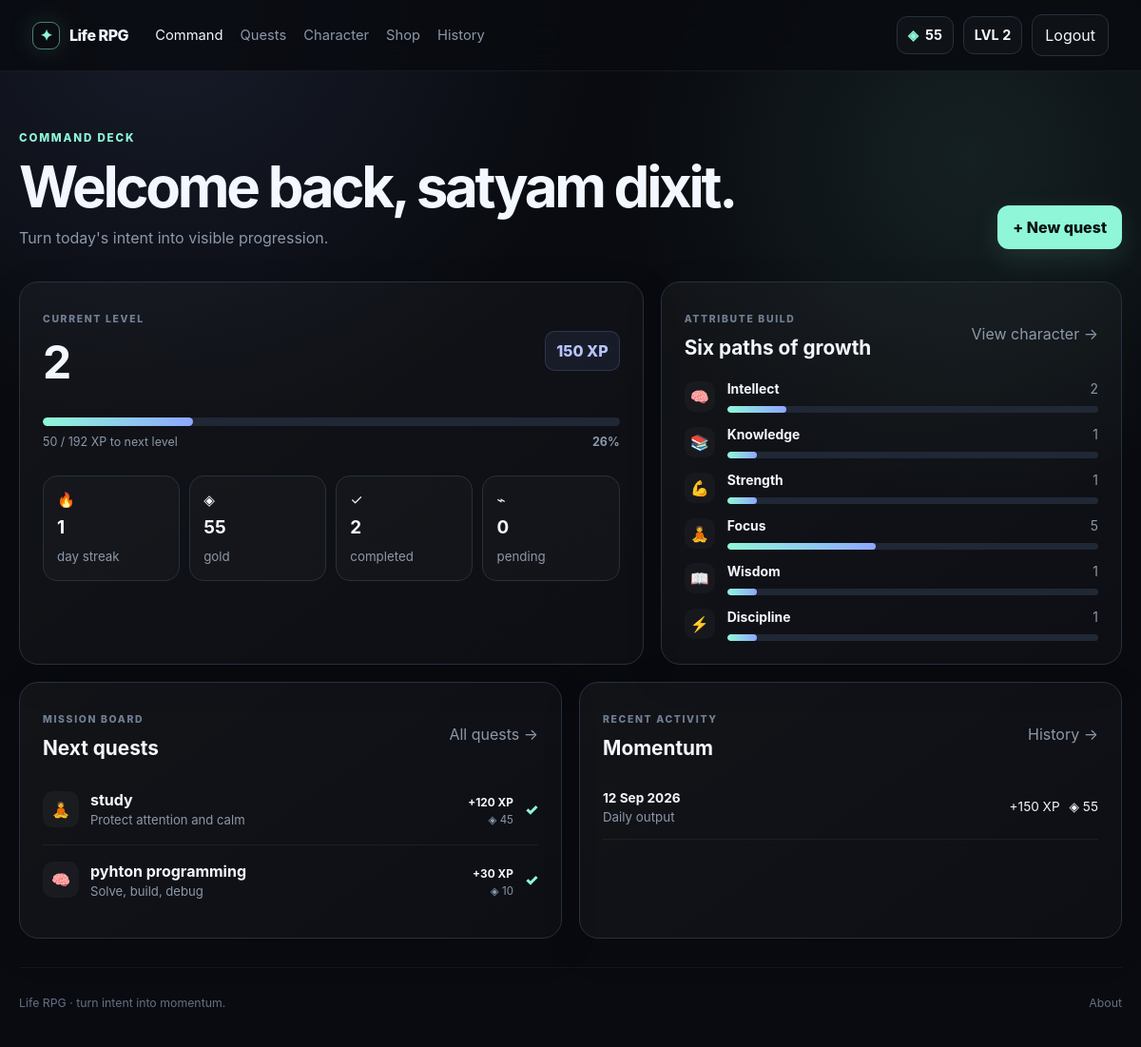
The app's page /dashboard (signed in) with its own data.
### app.py (models this page shows)
class Base(DeclarativeBase):
    pass

class User(Base):
    __tablename__ = "users"
    id: Mapped[int] = mapped_column(Integer, primary_key=True)
    name: Mapped[str] = mapped_column(String(80), nullable=False)
    email: Mapped[str] = mapped_column(String(255), unique=True, nullable=False, index=True)
    password_hash: Mapped[str] = mapped_column(String(255), nullable=False)
    xp: Mapped[int] = mapped_column(Integer, default=0, nullable=False)
    level: Mapped[int] = mapped_column(Integer, default=1, nullable=False)
    gold: Mapped[int] = mapped_column(Integer, default=0, nullable=False)
    streak: Mapped[int] = mapped_column(Integer, default=0, nullable=False)
    last_activity: Mapped[date | None] = mapped_column(nullable=True)
    created_at: Mapped[datetime] = mapped_column(DateTime(timezone=True), default=lambda: datetime.now(timezone.utc), nullable=False)
    theme: Mapped[str] = mapped_column(String(32), default="default", nullable=False)
    attributes: Mapped["Attributes"] = relationship(back_populates="user", cascade="all, delete-orphan", uselist=False)
    quests: Mapped[list["Quest"]] = relationship(back_populates="user", cascade="all, delete-orphan")
    activities: Mapped[list["ActivityLog"]] = relationship(back_populates="user", cascade="all, delete-orphan")
    inventory: Mapped[list["Inventory"]] = relationship(back_populates="user", cascade="all, delete-orphan")

class Quest(Base):
    __tablename__ = "quests"
    id: Mapped[int] = mapped_column(Integer, primary_key=True)
    user_id: Mapped[int] = mapped_column(ForeignKey("users.id", ondelete="CASCADE"), nullable=False, index=True)
    title: Mapped[str] = mapped_column(String(140), nullable=False)
    description: Mapped[str] = mapped_column(Text, default="", nullable=False)
    category: Mapped[str] = mapped_column(String(20), nullable=False)
    difficulty: Mapped[str] = mapped_column(String(20), nullable=False)
    status: Mapped[str] = mapped_column(String(20), default="pending", nullable=False)
    xp_reward: Mapped[int] = mapped_column(Integer, nullable=False)
    gold_reward: Mapped[int] = mapped_column(Integer, nullable=False)
    created_at: Mapped[datetime] = mapped_column(DateTime(timezone=True), default=lambda: datetime.now(timezone.utc), nullable=False)
    completed_at: Mapped[datetime | None] = mapped_column(DateTime(timezone=True), nullable=True)
    user: Mapped[User] = relationship(back_populates="quests")

### app.py (the view)
@app.route("/dashboard")
@login_required
def dashboard():
    s = db()
    quests = s.scalars(select(Quest).where(Quest.user_id == g.user.id).order_by(Quest.status.asc(), Quest.created_at.desc()).limit(8)).all()
    activities = s.execute(
        select(ActivityLog.activity_date, func.sum(ActivityLog.xp_earned).label("xp"), func.sum(ActivityLog.gold_earned).label("gold"))
        .where(ActivityLog.user_id == g.user.id)
        .group_by(ActivityLog.activity_date)
        .order_by(ActivityLog.activity_date.desc())
        .limit(7)
    ).all()
    current, needed, pct = level_progress(g.user.xp, g.user.level)
    completed_count = s.scalar(select(func.count(Quest.id)).where(Quest.user_id == g.user.id, Quest.status == "completed")) or 0
    pending_count = s.scalar(select(func.count(Quest.id)).where(Quest.user_id == g.user.id, Quest.status == "pending")) or 0
    return render_template("dashboard.html", quests=quests, attrs=user_attrs(g.user), activities=activities, xp_current=current, xp_needed=needed, xp_pct=pct, completed_count=completed_count, pending_count=pending_count)

### app.py (called while the page is built)
def db():
    if "db" not in g:
        g.db = Session(engine)
    return g.db

def level_threshold(level: int) -> int:
    return 0 if level <= 1 else int(100 * ((level - 1) ** 1.55))

def level_progress(xp: int, level: int):
    current_floor = level_threshold(level)
    next_floor = level_threshold(level + 1)
    needed = max(1, next_floor - current_floor)
    current = max(0, xp - current_floor)
    return current, needed, min(100, round(current / needed * 100))

def get_csrf_token():
    token = session.get("csrf_token")
    if not token:
        token = secrets.token_urlsafe(32)
        session["csrf_token"] = token
    return token

@app.context_processor
def inject_helpers():
    return {
        "csrf_token": get_csrf_token(),
        "level_threshold": level_threshold,
        "level_progress": level_progress,
        "category_map": CATEGORY_MAP,
        "difficulty_rewards": DIFFICULTY_REWARDS,
    }

@app.before_request
def load_user():
    g.user = None
    user_id = session.get("user_id")
    if user_id:
        g.user = db().get(User, user_id)
    if request.method == "POST" and request.endpoint not in {"static", "health"}:
        require_csrf()

@app.after_request
def security_headers(response):
    response.headers["X-Content-Type-Options"] = "nosniff"
    response.headers["X-Frame-Options"] = "DENY"
    response.headers["Referrer-Policy"] = "strict-origin-when-cross-origin"
    if IS_PRODUCTION:
        response.headers["Strict-Transport-Security"] = "max-age=31536000; includeSubDomains"
    return response

def login_required(view):
    @wraps(view)
    def wrapped(*args, **kwargs):
        if not g.user:
            flash("Log in to continue your adventure.", "warning")
            return redirect(url_for("login"))
        return view(*args, **kwargs)
    return wrapped

def user_attrs(user: User):
    if not user.attributes:
        user.attributes = Attributes(user_id=user.id)
        db().commit()
    return user.attributes

### templates/dashboard.html
{% extends "base.html" %}{% block title %}Command deck · Life RPG{% endblock %}
{% block content %}<section class="wrap page-head"><div><div class="eyebrow">COMMAND DECK</div><h1>Welcome back, {{ g.user.name }}.</h1><p>Turn today's intent into visible progression.</p></div><a class="primary-btn" href="{{ url_for('quests') }}#create">+ New quest</a></section>
<section class="wrap dashboard-grid"><div class="panel progression"><div class="panel-head"><div><span class="label">CURRENT LEVEL</span><strong class="big-number">{{ g.user.level }}</strong></div><div class="level-badge">{{ g.user.xp }} XP</div></div><div class="xp-track large-track"><span style="width:{{ xp_pct }}%"></span></div><div class="xp-meta"><span>{{ xp_current }} / {{ xp_needed }} XP to next level</span><strong>{{ xp_pct }}%</strong></div><div class="stat-row"><div><span>🔥</span><strong>{{ g.user.streak }}</strong><small>day streak</small></div><div><span>◈</span><strong>{{ g.user.gold }}</strong><small>gold</small></div><div><span>✓</span><strong>{{ completed_count }}</strong><small>completed</small></div><div><span>⌁</span><strong>{{ pending_count }}</strong><small>pending</small></div></div></div>
<div class="panel attributes"><div class="panel-head"><div><span class="label">ATTRIBUTE BUILD</span><h2>Six paths of growth</h2></div><a class="text-link" href="{{ url_for('character') }}">View character →</a></div>{% set attr_list=[('Intellect','🧠',attrs.intellect),('Knowledge','📚',attrs.knowledge),('Strength','💪',attrs.strength),('Focus','🧘',attrs.focus),('Wisdom','📖',attrs.wisdom),('Discipline','⚡',attrs.discipline)] %}<div class="attribute-list">{% for name,icon,value in attr_list %}<div class="attribute"><span class="attr-icon">{{ icon }}</span><div><div class="attr-line"><strong>{{ name }}</strong><span>{{ value }}</span></div><div class="mini-track"><span style="width:{{ [value*8,100]|min }}%"></span></div></div></div>{% endfor %}</div></div></section>
<section class="wrap two-col"><div class="panel"><div class="panel-head"><div><span class="label">MISSION BOARD</span><h2>Next quests</h2></div><a class="text-link" href="{{ url_for('quests') }}">All quests →</a></div>{% if quests %}<div class="quest-list">{% for q in quests[:5] %}<div class="quest-row {{ q.status }}"><span class="quest-icon">{{ category_map[q.category][1] }}</span><div class="quest-info"><strong>{{ q.title }}</strong><small>{{ q.description or category_map[q.category][2] }}</small></div><div class="reward"><b>+{{ q.xp_reward }} XP</b><small>◈ {{ q.gold_reward }}</small></div>{% if q.status == 'pending' %}<form method="post" action="{{ url_for('complete_quest', quest_id=q.id) }}"><input type="hidden" name="csrf_token" value="{{ csrf_token }}"><button class="icon-btn complete-btn" type="submit" title="Complete quest" aria-label="Complete {{ q.title }}">✓</button></form>{% else %}<span class="done-mark">✓</span>{% endif %}</div>{% endfor %}</div>{% else %}<div class="empty-state"><span>✦</span><h3>Your board is clear.</h3><p>Create your first quest and start earning XP.</p><a class="primary-btn" href="{{ url_for('quests') }}#create">Create quest</a></div>{% endif %}</div>
<div class="panel"><div class="panel-head"><div><span class="label">RECENT ACTIVITY</span><h2>Momentum</h2></div><a class="text-link" href="{{ url_for('history') }}">History →</a></div>{% if activities %}<div class="activity-list">{% for a in activities %}<div class="activity-row"><div><strong>{{ a.activity_date.strftime('%d %b %Y') }}</strong><small>Daily output</small></div><span>+{{ a.xp }} XP</span><span>◈ {{ a.gold }}</span></div>{% endfor %}</div>{% else %}<div class="empty-state compact"><span>◌</span><h3>No activity yet</h3><p>Your completed quests will appear here.</p></div>{% endif %}</div></section>{% endblock %}

### templates/base.html (shortened to what this page needs)
<!doctype html>
<html lang="en" data-theme="{{ g.user.theme if g.user else 'default' }}">
<head>
  <link rel="stylesheet" href="{{ url_for('static', filename='style.css') }}">
</head>
<body>
<div class="app-shell">
  <header class="topbar">
    <a class="brand" href="{{ url_for('index') }}" aria-label="Life RPG home"><span class="brand-orb">✦</span><span>Life RPG</span></a>
    <nav aria-label="Primary navigation">
      {% if g.user %}
        <a href="{{ url_for('dashboard') }}">Command</a>
        <a href="{{ url_for('quests') }}">Quests</a>
        <a href="{{ url_for('character') }}">Character</a>
        <a href="{{ url_for('shop') }}">Shop</a>
        <a href="{{ url_for('history') }}">History</a>
      {% else %}
        <a href="{{ url_for('about') }}">How it works</a>
      {% endif %}
    </nav>
    <div class="top-actions">
      {% if g.user %}
        <div class="wallet" title="Gold"><span>◈</span>{{ g.user.gold }}</div>
        <div class="level-pill">LVL {{ g.user.level }}</div>
        <form method="post" action="{{ url_for('logout') }}"><input type="hidden" name="csrf_token" value="{{ csrf_token }}"><button class="ghost-btn" type="submit">Logout</button></form>
      {% else %}
        <a class="ghost-btn" href="{{ url_for('login') }}">Log in</a>
        <a class="primary-btn" href="{{ url_for('signup') }}">Start quest</a>
      {% endif %}
    </div>
  </header>
  <main id="main">
    {% block content %}{% endblock %}
  </main>
  <footer class="footer"><span>Life RPG · turn intent into momentum.</span><a href="{{ url_for('about') }}">About</a></footer>
</div>
</body>
</html>

### records on screen
User: user.gold "55", user.level "2", user.name "satyam dixit", user.xp "150", user.streak "1", activity_date "12 Sep 2026", xp "150", gold "55"
Quest: category "🧘", title "study", description+category "Protect attention and calm", xp_reward "120", gold_reward "45"
Quest: category "🧠", title "pyhton programming", description+category "Solve, build, debug", xp_reward "30", gold_reward "10"

### other values on screen
{{ xp_current }} "50"
{{ xp_needed }} "192"
{{ xp_pct }} "26"
{{ completed_count }} "2"
{{ pending_count }} "0"
{{ icon }} "🧠" "📚" "💪" "🧘" "📖" "⚡"
{{ name }} "Intellect" "Knowledge" "Strength" "Focus" "Wisdom" "Discipline"
{{ value }} "2" "1" "1" "5" "1" "1"
